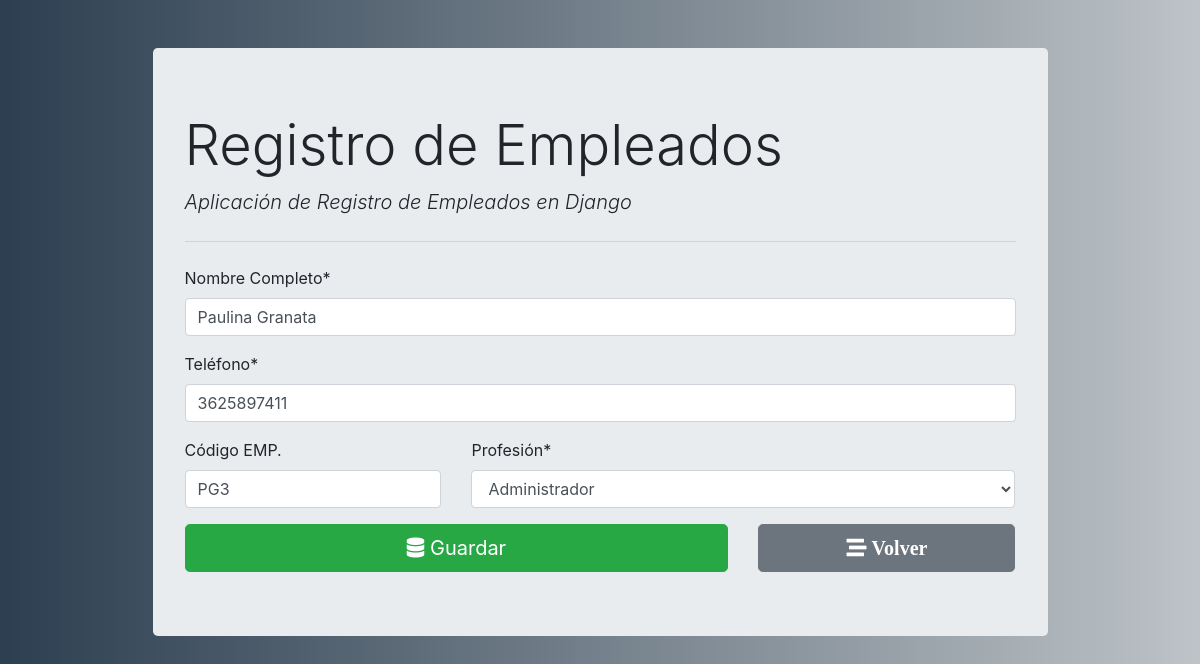
/empleados/1/, run on the app's committed database.
### empleado_registro/models.py (models this page shows)
class Employee(models.Model):
    fullname= models.CharField(max_length=100)
    emp_code= models.CharField(max_length=3)
    mobile= models.CharField(max_length=15)
    position= models.ForeignKey(Position, on_delete=models.CASCADE)

### empleado_registro/views.py (the view, shortened to what this page needs)
# urls.py: path('', views.employee_form,name='employee_insert'), # get and post req. for insert operation
def employee_form(request, id=0):
    if request.method == "GET":
        if id == 0:
            form = EmployeeForm()
        else:
            employee = Employee.objects.get(pk=id)
            form = EmployeeForm(instance=employee)
        return render(request, "empleado_registro/employee_form.html", {'form': form})

### empleado_registro/forms.py
class EmployeeForm(forms.ModelForm):
    class Meta:
        model= Employee
        fields= ('fullname', 'emp_code', 'mobile', 'position')
        labels= {
            'fullname': 'Nombre Completo',
            'emp_code':'Código EMP.',
            'mobile':'Teléfono',
            'position':'Profesión'
        }
    def __init__(self, *args, **kwargs):
        super(EmployeeForm, self).__init__(*args, **kwargs)
        self.fields['position'].empty_label = "Select"
        self.fields['emp_code'].required = False

### empleado_registro/models.py (called while the page is built)
    def __str__(self) :
        return self.title

### empleado_registro/templates/empleado_registro/employee_form.html (shortened to what this page needs)
{% extends "empleado_registro/base.html" %}
{% load crispy_forms_tags %}
{% block content %}
<form action="" method="POST" autocomplete="off">
    {{form.fullname|as_crispy_field}}
    {{form.mobile|as_crispy_field}}
    <div class="row">
        <div class="col-md-4">
            {{form.emp_code|as_crispy_field}}
        </div>
        <div class="col-md-8">
            {{form.position|as_crispy_field}}
        </div>
    </div>
    <div class="row">
        <div class="col-md-8">
            <button type="submit" class="btn btn-success btn-block btn-lg"><i class="fas fa-database"></i> Guardar</button>
        </div>
        <div class="col-md-4">
            <a href="{% url 'employee_list' %}" class="btn btn-secondary btn-block btn-lg">
                <i class="fas fa-stream"> Volver</i>
            </a>
        </div>
    </div>
</form>
{% endblock content %}

### empleado_registro/templates/empleado_registro/base.html (style rules this page uses)
body { background: #bdc3c7; background: -webkit-linear-gradient(to right, #2c3e50, #bdc3c7); background: linear-gradient(to right, #2c3e50, #bdc3c7); }

### data on the page
Employee: fullname "Paulina Granata", mobile "3625897411", emp_code "PG3", position "Administrador"
